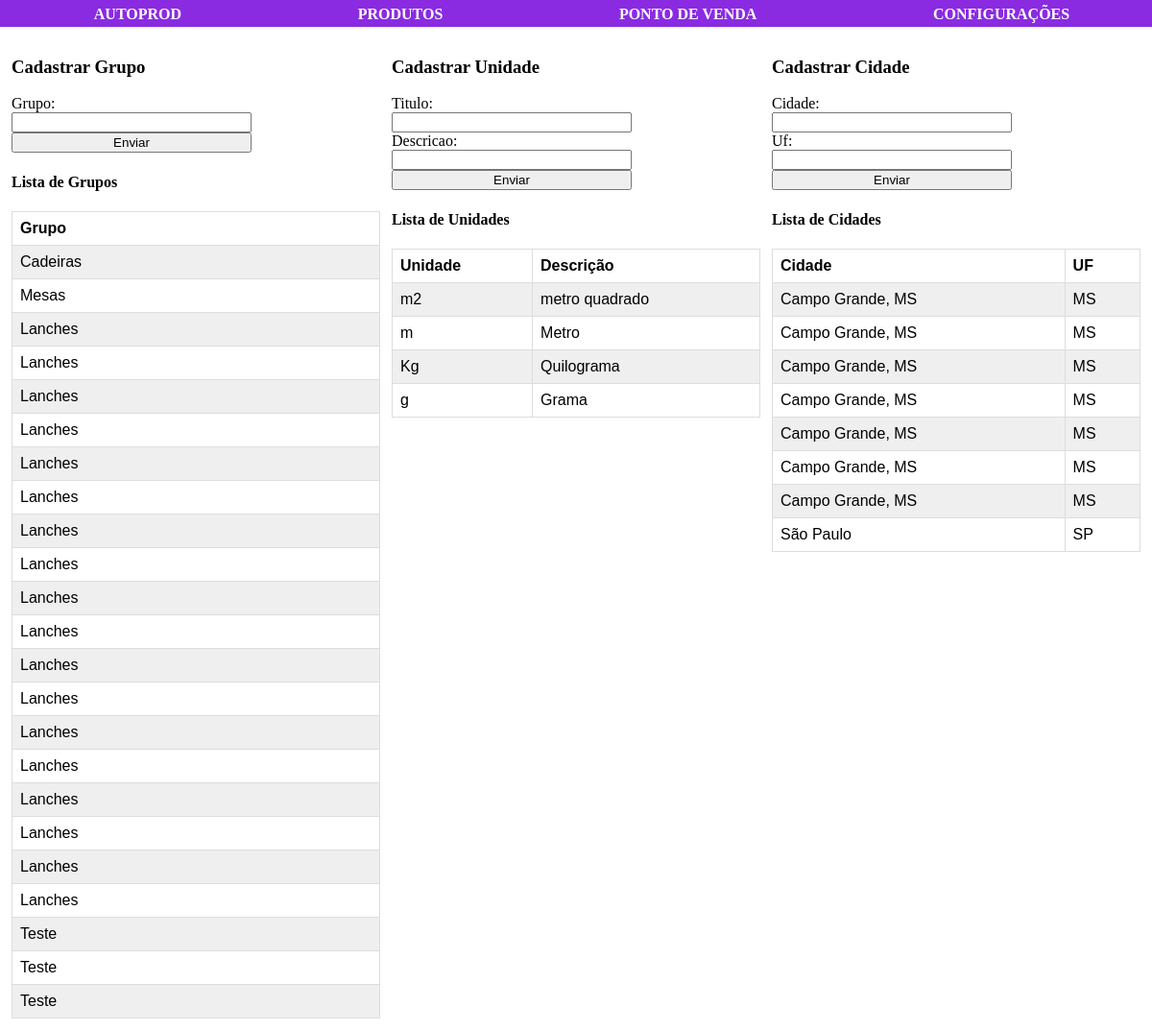
/configuracoes, run on the app's committed database.
### app/models.py (models this page shows, shortened)
class Grupo(models.Model):
    grupo = models.CharField(max_length=56)

class Unidade(models.Model):
    titulo = models.CharField(max_length=16)
    descricao = models.CharField(max_length=126)

class Cidade(models.Model):
    cidade = models.CharField(max_length=26)
    uf = models.CharField(max_length=2)

### app/views.py (the view)
# urls.py: path('configuracoes', views.Configuracoes, name='Configs'),
def Configuracoes(request):
    if (UnidadeForm(request.POST)):
        form = UnidadeForm(request.POST)
        if (form.is_valid()):
            form.save()
    if (CidadeForm(request.POST)):
        form = CidadeForm(request.POST)
        if (form.is_valid()):
            form.save()
    if (GrupoForm(request.POST)):
        form = GrupoForm(request.POST)
        if (form.is_valid()):
            form.save()
    context = {
        'UnidadeLista': Unidade.objects.all(),
        'CidadeLista': Cidade.objects.all(),
        'GrupoLista': Grupo.objects.all(),
        'UnidadeForm': UnidadeForm,
        'CidadeForm': CidadeForm,
        'GrupoForm': GrupoForm,
    }
    return render(request, 'pages/configuracoes.html', context=context)

### Templates/pages/configuracoes.html (shortened to what this page needs)
<!DOCTYPE html>
<html lang="pt-br">
<head>
</head>
<body>
    {% include 'includes/menu.html' %}
    <span class="grupos">
    <span>
        <h3> Cadastrar Grupo </h3>
        <form method="post">
            {{ GrupoForm }}
            <input type="submit" value="Enviar">
        </form>
        {% include 'includes/listaGrupo.html' %}
    </span>
    <span>
        <h3> Cadastrar Unidade </h3>
        <form method="post">
            {{ UnidadeForm }}
            <input type="submit" value="Enviar">
        </form>
        {% include 'includes/ListaUnidades.html' %}
    </span>
    <span>
        <h3> Cadastrar Cidade </h3>
        <form method="post">
            {{ CidadeForm }}
            <input type="submit" value="Enviar">
        </form>
        {% include 'includes/ListaCidades.html' %}
    </span>
    </span>
</body>
</html>

### Templates/Includes/ListaGrupo.html
<section>
    <h4> Lista de Grupos </h4>
    <table>
        <tr>
            <th>Grupo</th>
        </tr>
        {% for x in GrupoLista %}
        <tr>
            <td> {{ x.grupo }} </td>
        </tr>
        {% endfor %}
    </table>
</section>

### Templates/Includes/ListaUnidades.html
<section>
    <h4> Lista de Unidades </h4>
    <table>
        <tr>
            <th>Unidade</th>
            <th>Descrição</th>
        </tr>
        {% for x in UnidadeLista %}
        <tr>
            <td> {{ x.titulo }} </td>
            <td> {{ x.descricao }} </td>
        </tr>
        {% endfor %}
    </table>
</section>

### Templates/Includes/ListaCidades.html
<section>
    <h4> Lista de Cidades </h4>
    <table>
        <tr>
            <th>Cidade</th>
            <th>UF</th>
        </tr>
        {% for x in CidadeLista %}
        <tr>
            <td> {{ x.cidade }} </td>
            <td> {{ x.uf }} </td>
        </tr>
        {% endfor %}
    </table>
</section>

### Templates/pages/configuracoes.html (style rules this page uses)
body, html { margin: 0; padding: 0; }
.grupos { display: grid; gap: 12px 12px; grid-template-areas: ". . ."; padding: 12px; }
form { display: flex; flex-direction: column; width: 250px; }
table { font-family: arial, sans-serif; border-collapse: collapse; width: 100%; }
td, th { border: 1px solid #dddddd; text-align: left; padding: 8px; }
tr:nth-child(even) { background-color: #efefef; }

### data on the page
Grupo: grupo "Cadeiras"
Grupo: grupo "Mesas"
Grupo: grupo "Lanches"
Grupo: grupo "Lanches"
Grupo: grupo "Lanches"
Grupo: grupo "Lanches"
Grupo: grupo "Lanches"
Grupo: grupo "Lanches"
Grupo: grupo "Lanches"
Grupo: grupo "Lanches"
Grupo: grupo "Lanches"
Grupo: grupo "Lanches"
Grupo: grupo "Lanches"
Grupo: grupo "Lanches"
Grupo: grupo "Lanches"
Grupo: grupo "Lanches"
Grupo: grupo "Lanches"
Grupo: grupo "Lanches"
Grupo: grupo "Lanches"
Grupo: grupo "Lanches"
Grupo: grupo "Teste"
Grupo: grupo "Teste"
Grupo: grupo "Teste"
Unidade: titulo "m2", descricao "metro quadrado"
Unidade: titulo "m", descricao "Metro"
Unidade: titulo "Kg", descricao "Quilograma"
Unidade: titulo "g", descricao "Grama"
Cidade: cidade "Campo Grande, MS", uf "MS"
Cidade: cidade "Campo Grande, MS", uf "MS"
Cidade: cidade "Campo Grande, MS", uf "MS"
Cidade: cidade "Campo Grande, MS", uf "MS"
Cidade: cidade "Campo Grande, MS", uf "MS"
Cidade: cidade "Campo Grande, MS", uf "MS"
Cidade: cidade "Campo Grande, MS", uf "MS"
Cidade: cidade "São Paulo", uf "SP"
